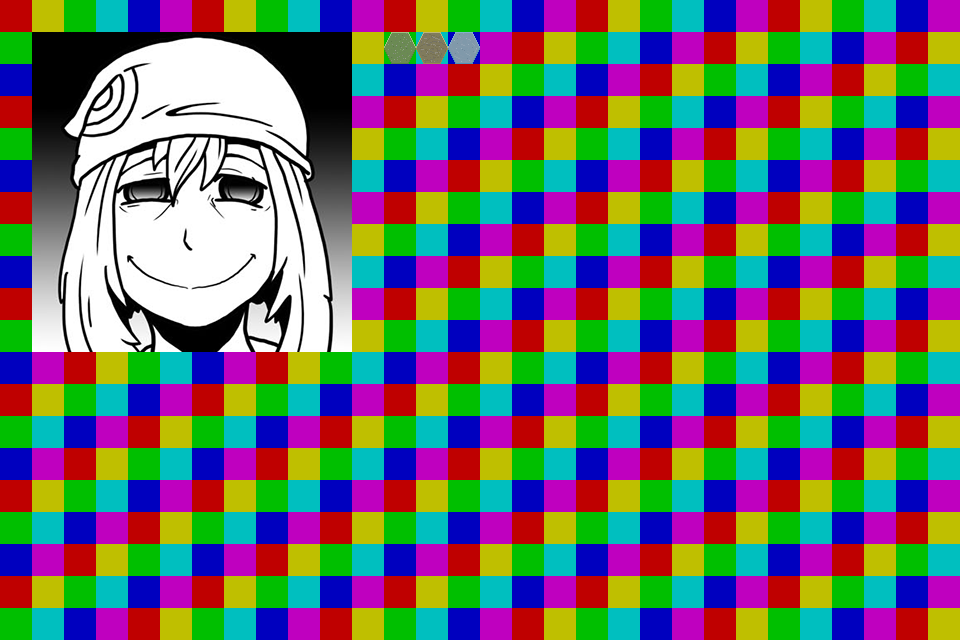

Tiled map render using the project's own tile images. Description and the whole map definition, tile-layer contents included, below:
An orthogonal 30x20 tile map with 32x32 px tiles, 1 tile layer (Tile Layer 1), 1 image layer and 1 object.

<map version="1.9" tiledversion="1.9.2" orientation="orthogonal" renderorder="right-down" width="30" height="20" tilewidth="32" tileheight="32" infinite="0" nextlayerid="4" nextobjectid="2">
 <editorsettings>
  <export target="../collection.lua" format="lua" />
 </editorsettings>
 <tileset firstgid="1" name="collection" tilewidth="320" tileheight="320" tilecount="3" columns="0">
  <grid orientation="orthogonal" width="1" height="1" />
  <tile id="1">
   <image width="320" height="320" source="../images/hale_may_320.png" />
  </tile>
  <tile id="2">
   <image width="96" height="32" source="../images/hex1.png" />
  </tile>
  <tile id="3">
   <image width="184" height="184" source="../images/iso.png" />
  </tile>
 </tileset>
 <imagelayer id="2" name="Image Layer 1">
  <image source="../images/grid.png" width="1024" height="1024" />
 </imagelayer>
 <layer id="1" name="Tile Layer 1" width="30" height="20">
  <data encoding="csv">
0,0,0,0,0,0,0,0,0,0,0,0,0,0,0,0,0,0,0,0,0,0,0,0,0,0,0,0,0,0,
0,0,0,0,0,0,0,0,0,0,0,0,3,0,0,0,0,0,0,0,0,0,0,0,0,0,0,0,0,0,
0,0,0,0,0,0,0,0,0,0,0,0,0,0,0,0,0,0,0,0,0,0,0,0,0,0,0,0,0,0,
0,0,0,0,0,0,0,0,0,0,0,0,0,0,0,0,0,0,0,0,0,0,0,0,0,0,0,0,0,0,
0,0,0,0,0,0,0,0,0,0,0,0,0,0,0,0,0,0,0,0,0,0,0,0,0,0,0,0,0,0,
0,0,0,0,0,0,0,0,0,0,0,0,0,0,0,0,0,0,0,0,0,0,0,0,0,0,0,0,0,0,
0,0,0,0,0,0,0,0,0,0,0,0,0,0,0,0,0,0,0,0,0,0,0,0,0,0,0,0,0,0,
0,0,0,0,0,0,0,0,0,0,0,0,0,0,0,0,0,0,0,0,0,0,0,0,0,0,0,0,0,0,
0,0,0,0,0,0,0,0,0,0,0,0,0,0,0,0,0,0,0,0,0,0,0,0,0,0,0,0,0,0,
0,0,0,0,0,0,0,0,0,0,0,0,0,0,0,0,0,0,0,0,0,0,0,0,0,0,0,0,0,0,
0,2,0,0,0,0,0,0,0,0,0,0,0,0,0,0,0,0,0,0,0,0,0,0,0,0,0,0,0,0,
0,0,0,0,0,0,0,0,0,0,0,0,0,0,0,0,0,0,0,0,0,0,0,0,0,0,0,0,0,0,
0,0,0,0,0,0,0,0,0,0,0,0,0,0,0,0,0,0,0,0,0,0,0,0,0,0,0,0,0,0,
0,0,0,0,0,0,0,0,0,0,0,0,0,0,0,0,0,0,0,0,0,0,0,0,0,0,0,0,0,0,
0,0,0,0,0,0,0,0,0,0,0,0,0,0,0,0,0,0,0,0,0,0,0,0,0,0,0,0,0,0,
0,0,0,0,0,0,0,0,0,0,0,0,0,0,0,0,0,0,0,0,0,0,0,0,0,0,0,0,0,0,
0,0,0,0,0,0,0,0,0,0,0,0,0,0,0,0,0,0,0,0,0,0,0,0,0,0,0,0,0,0,
0,0,0,0,0,0,0,0,0,0,0,0,0,0,0,0,0,0,0,0,0,0,0,0,0,0,0,0,0,0,
0,0,0,0,0,0,0,0,0,0,0,0,0,0,0,0,0,0,0,0,0,0,0,0,0,0,0,0,0,0,
0,0,0,0,0,0,0,0,0,0,0,0,0,0,0,0,0,0,0,0,0,0,0,0,0,0,0,0,0,0
</data>
 </layer>
 <objectgroup id="3" name="Object Layer 1">
  <object id="1" gid="4" x="384" y="288" width="184" height="184" />
 </objectgroup>
</map>